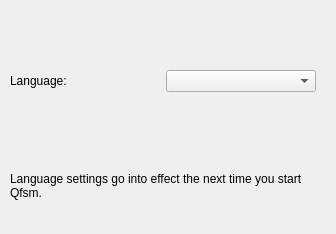
<ui version="4.0" >
 <class>OptGeneralDlg</class>
 <widget class="QDialog" name="OptGeneralDlg" >
  <property name="geometry" >
   <rect>
    <x>0</x>
    <y>0</y>
    <width>336</width>
    <height>234</height>
   </rect>
  </property>
  <property name="windowTitle" >
   <string>General</string>
  </property>
  <widget class="QWidget" name="Layout3" >
   <property name="geometry" >
    <rect>
     <x>10</x>
     <y>70</y>
     <width>306</width>
     <height>130</height>
    </rect>
   </property>
   <layout class="QVBoxLayout" >
    <property name="spacing" >
     <number>6</number>
    </property>
    <property name="leftMargin" >
     <number>0</number>
    </property>
    <property name="topMargin" >
     <number>0</number>
    </property>
    <property name="rightMargin" >
     <number>0</number>
    </property>
    <property name="bottomMargin" >
     <number>0</number>
    </property>
    <item>
     <layout class="QHBoxLayout" >
      <property name="spacing" >
       <number>6</number>
      </property>
      <property name="leftMargin" >
       <number>0</number>
      </property>
      <property name="topMargin" >
       <number>0</number>
      </property>
      <property name="rightMargin" >
       <number>0</number>
      </property>
      <property name="bottomMargin" >
       <number>0</number>
      </property>
      <item>
       <widget class="QLabel" name="TextLabel12" >
        <property name="text" >
         <string>Language:</string>
        </property>
        <property name="wordWrap" >
         <bool>false</bool>
        </property>
       </widget>
      </item>
      <item>
       <widget class="QComboBox" name="cmb_language" />
      </item>
     </layout>
    </item>
    <item>
     <spacer>
      <property name="orientation" >
       <enum>Qt::Vertical</enum>
      </property>
      <property name="sizeType" >
       <enum>QSizePolicy::Expanding</enum>
      </property>
      <property name="sizeHint" >
       <size>
        <width>20</width>
        <height>20</height>
       </size>
      </property>
     </spacer>
    </item>
    <item>
     <widget class="QLabel" name="TextLabel1" >
      <property name="text" >
       <string>Language settings go into effect the next time you start Qfsm.</string>
      </property>
      <property name="alignment" >
       <set>Qt::AlignVCenter</set>
      </property>
      <property name="wordWrap" >
       <bool>true</bool>
      </property>
     </widget>
    </item>
   </layout>
  </widget>
 </widget>
 <layoutdefault spacing="6" margin="11" />
 <pixmapfunction>qPixmapFromMimeSource</pixmapfunction>
 <resources/>
 <connections/>
</ui>
